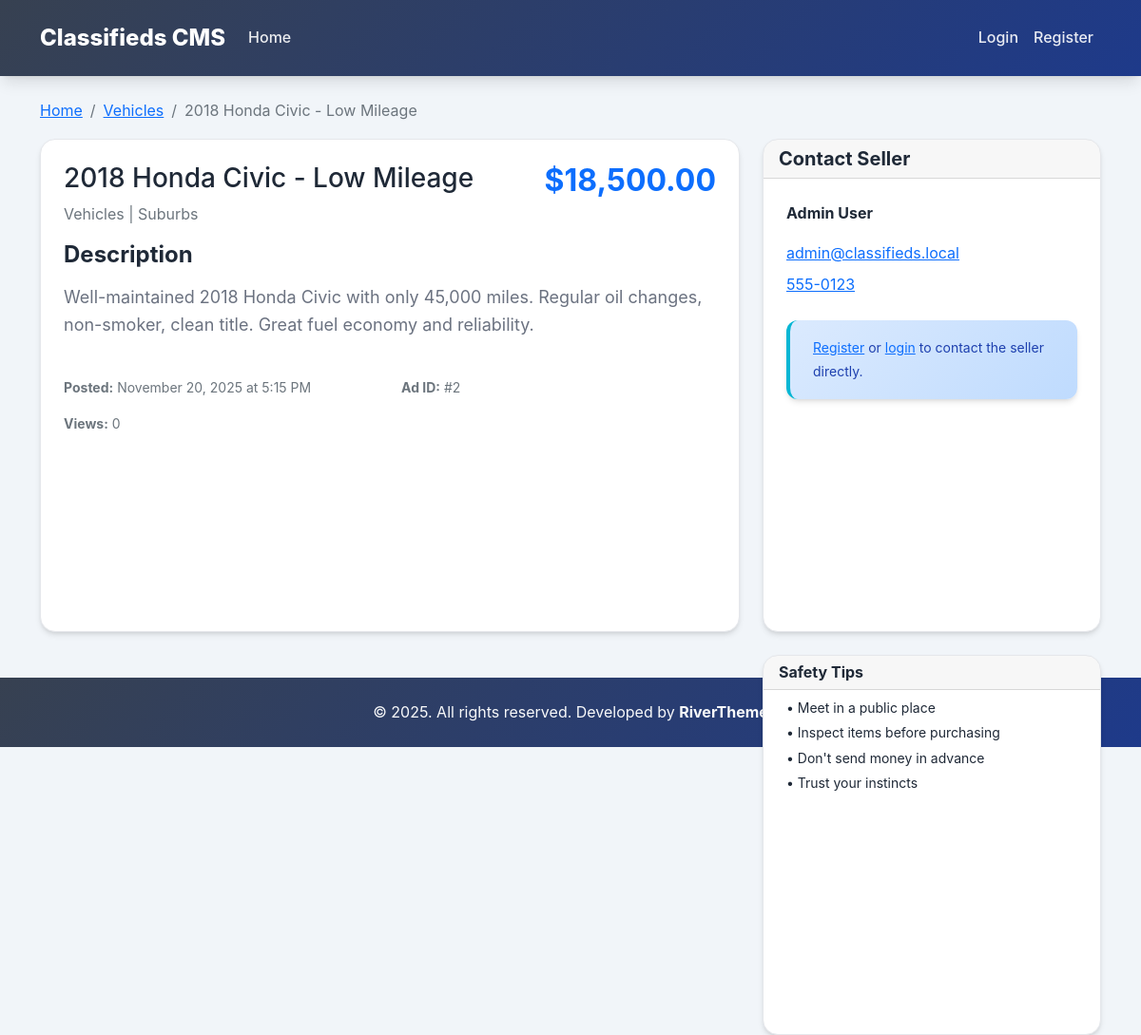
Page /view_ad.php?id=2 on the committed database.
### tables this page shows
CREATE TABLE ads (
    id INT AUTO_INCREMENT PRIMARY KEY,
    user_id INT NOT NULL,
    category_id INT NOT NULL,
    title VARCHAR(200) NOT NULL,
    description TEXT NOT NULL,
    price DECIMAL(10,2),
    location VARCHAR(100),
    contact_email VARCHAR(100),
    contact_phone VARCHAR(20),
    image_filename VARCHAR(255),
    status ENUM('active', 'inactive', 'sold', 'expired') DEFAULT 'active',
    created_at TIMESTAMP DEFAULT CURRENT_TIMESTAMP,
    updated_at TIMESTAMP DEFAULT CURRENT_TIMESTAMP ON UPDATE CURRENT_TIMESTAMP,
    expires_at TIMESTAMP NULL,
    views_count INT DEFAULT 0,
    FOREIGN KEY (user_id) REFERENCES users(id) ON DELETE CASCADE,
    FOREIGN KEY (category_id) REFERENCES categories(id) ON DELETE RESTRICT,
    INDEX idx_user_id (user_id),
    INDEX idx_category_id (category_id),
    INDEX idx_status (status),
    INDEX idx_created_at (created_at),
    INDEX idx_title (title),
    FULLTEXT INDEX idx_search (title, description)
);

CREATE TABLE categories (
    id INT AUTO_INCREMENT PRIMARY KEY,
    name VARCHAR(100) NOT NULL UNIQUE,
    description TEXT,
    created_at TIMESTAMP DEFAULT CURRENT_TIMESTAMP,
    is_active BOOLEAN DEFAULT TRUE,
    INDEX idx_name (name)
);

CREATE TABLE users (
    id INT AUTO_INCREMENT PRIMARY KEY,
    username VARCHAR(50) NOT NULL UNIQUE,
    email VARCHAR(100) NOT NULL UNIQUE,
    password_hash VARCHAR(255) NOT NULL,
    first_name VARCHAR(50) NOT NULL,
    last_name VARCHAR(50) NOT NULL,
    phone VARCHAR(20),
    created_at TIMESTAMP DEFAULT CURRENT_TIMESTAMP,
    updated_at TIMESTAMP DEFAULT CURRENT_TIMESTAMP ON UPDATE CURRENT_TIMESTAMP,
    is_active BOOLEAN DEFAULT TRUE,
    INDEX idx_username (username),
    INDEX idx_email (email)
);

### includes/auth.php (called while the page is built, shortened)
<?php
function isLoggedIn() {
    return isset($_SESSION['logged_in']) && $_SESSION['logged_in'] === true;
}
function getCurrentUser() {
    if (!isLoggedIn()) {
        return null;
    }
    return [
        'id' => $_SESSION['user_id'],
        'username' => $_SESSION['username'],
        'email' => $_SESSION['email'],
        'first_name' => $_SESSION['first_name'],
        'last_name' => $_SESSION['last_name']
    ];
}
?>

### includes/ads.php (called while the page is built, shortened)
<?php
function getAdById($adId, $userId = null) {
    try {
        $pdo = getDBConnection();
        $sql = "
            SELECT a.*, c.name as category_name, u.username, u.first_name, u.last_name
            FROM ads a
            JOIN categories c ON a.category_id = c.id
            JOIN users u ON a.user_id = u.id
            WHERE a.id = ?
        ";
        $params = [$adId];
        $stmt = $pdo->prepare($sql);
        $stmt->execute($params);
        $ad = $stmt->fetch();
        if ($ad && ($userId === null || $ad['user_id'] != $userId)) {
            $updateStmt = $pdo->prepare("UPDATE ads SET views_count = views_count + 1 WHERE id = ?");
            $updateStmt->execute([$adId]);
        }
        return $ad;
    } catch (PDOException $e) {
        error_log("Error fetching ad: " . $e->getMessage());
        return null;
    }
}
?>

### view_ad.php (the view, shortened to what this page needs)
<?php
require_once 'includes/auth.php';
require_once 'includes/ads.php';
$adId = (int)($_GET['id'] ?? 0);
$currentUser = getCurrentUser();
$ad = getAdById($adId);
?>
<!DOCTYPE html>
<html lang="en">
<head>
    <link href="https://cdn.jsdelivr.net/npm/bootstrap@5.1.3/dist/css/bootstrap.min.css" rel="stylesheet">
    <link rel="stylesheet" href="assets/css/style.css">
</head>
<body>
    <nav class="navbar navbar-expand-lg navbar-dark bg-primary">
        <div class="container">
            <a class="navbar-brand" href="index.php">Classifieds CMS</a>
            <div class="collapse navbar-collapse" id="navbarNav">
                <div class="navbar-nav me-auto">
                    <a class="nav-link" href="index.php">Home</a>
                </div>
                <div class="navbar-nav">
                    <?php if ($currentUser): ?>
                        <span class="navbar-text me-3">Welcome, <?php echo htmlspecialchars($currentUser['first_name']); ?>!</span>
                        <a class="nav-link" href="logout.php">Logout</a>
                    <?php else: ?>
                        <a class="nav-link" href="login.php">Login</a>
                        <a class="nav-link" href="register.php">Register</a>
                    <?php endif; ?>
                </div>
            </div>
        </div>
    </nav>
    <div class="container mt-4">
        <nav aria-label="breadcrumb">
            <ol class="breadcrumb">
                <li class="breadcrumb-item"><a href="index.php">Home</a></li>
                <li class="breadcrumb-item"><a href="?category_id=<?php echo $ad['category_id']; ?>"><?php echo htmlspecialchars($ad['category_name']); ?></a></li>
                <li class="breadcrumb-item active"><?php echo htmlspecialchars($ad['title']); ?></li>
            </ol>
        </nav>
        <div class="row">
            <div class="col-lg-8">
                <div class="card">
                    <div class="card-body">
                        <div class="d-flex justify-content-between align-items-start mb-3">
                            <div>
                                <h1 class="h3"><?php echo htmlspecialchars($ad['title']); ?></h1>
                                <p class="text-muted mb-0">
                                    <i class="bi bi-tag"></i> <?php echo htmlspecialchars($ad['category_name']); ?>
                                    <?php if ($ad['location']): ?>
                                        | <i class="bi bi-geo-alt"></i> <?php echo htmlspecialchars($ad['location']); ?>
                                    <?php endif; ?>
                                </p>
                            </div>
                            <?php if ($ad['price']): ?>
                                <div class="text-end">
                                    <h2 class="text-primary mb-0">$<?php echo number_format($ad['price'], 2); ?></h2>
                                </div>
                            <?php endif; ?>
                        </div>
                        <div class="mb-4">
                            <h4>Description</h4>
                            <p class="lead"><?php echo nl2br(htmlspecialchars($ad['description'])); ?></p>
                        </div>
                        <div class="row text-muted small">
                            <div class="col-md-6">
                                <p><strong>Posted:</strong> <?php echo date('F j, Y \a\t g:i A', strtotime($ad['created_at'])); ?></p>
                                <p><strong>Views:</strong> <?php echo $ad['views_count']; ?></p>
                            </div>
                            <div class="col-md-6">
                                <p><strong>Ad ID:</strong> #<?php echo $ad['id']; ?></p>
                            </div>
                        </div>
                    </div>
                </div>
            </div>
            <div class="col-lg-4">
                <div class="card mb-4">
                    <div class="card-header">
                        <h5 class="mb-0">Contact Seller</h5>
                    </div>
                    <div class="card-body">
                        <p><strong><?php echo htmlspecialchars($ad['first_name'] . ' ' . $ad['last_name']); ?></strong></p>
                        <?php if ($ad['contact_email']): ?>
                            <p class="mb-2">
                                <a href="mailto:<?php echo htmlspecialchars($ad['contact_email']); ?>">
                                    <?php echo htmlspecialchars($ad['contact_email']); ?>
                                </a>
                            </p>
                        <?php endif; ?>
                        <?php if ($ad['contact_phone']): ?>
                            <p class="mb-2">
                                <a href="tel:<?php echo htmlspecialchars($ad['contact_phone']); ?>">
                                    <?php echo htmlspecialchars($ad['contact_phone']); ?>
                                </a>
                            </p>
                        <?php endif; ?>
                        <?php if (!$currentUser): ?>
                            <div class="alert alert-info mt-3">
                                <small><a href="register.php">Register</a> or <a href="login.php">login</a> to contact the seller directly.</small>
                            </div>
                        <?php endif; ?>
                    </div>
                </div>
                <div class="card mb-4" style="max-height: 400px;">
                    <div class="card-header py-2">
                        <h6 class="mb-0">Safety Tips</h6>
                    </div>
                    <div class="card-body py-2">
                        <ul class="list-unstyled small mb-0">
                            <li class="mb-1">• Meet in a public place</li>
                            <li class="mb-1">• Inspect items before purchasing</li>
                            <li class="mb-1">• Don't send money in advance</li>
                            <li class="mb-0">• Trust your instincts</li>
                        </ul>
                    </div>
                </div>
            </div>
        </div>
    </div>
    <footer class="bg-dark text-light mt-5 py-4">
        <div class="container">
            <div class="text-center">
                <span>© 2025. All rights reserved. </span>
                <span class="text-light">Developed by </span>
                <a href="https://rivertheme.com" class="text-light text-decoration-none fw-bold text-primary" target="_blank" rel="noopener">RiverTheme</a>
            </div>
        </div>
    </footer>
</body>
</html>

### assets/css/style.css (style rules this page uses)
:root { --primary-color: #1e3a8a; --primary-dark: #1e40af; --primary-light: #3b82f6; --secondary-color: #6b7280; --accent-color: #3b82f6; --success-color: #10b981; --danger-color: #ef4444; --warning-color: #f59e0b; --info-color: #06b6d4; --bg-primary: #f8fafc; --bg-secondary: #f1f5f9; --bg-dark: #374151; --bg-card: #ffffff; --text-primary: #1f2937; --text-secondary: #6b7280; --text-muted: #9ca3af; --text-light: #ffffff; --border-color: #e5e7eb; --border-radius: 12px; --border-radius-lg: 16px; --border-radius-xl: 24px; --shadow-sm: 0 1px 2px 0 rgb(0 0 0 / 0.05); --shadow: 0 4px 6px -1px rgb(0 0 0 / 0.1), 0 2px 4px -2px rgb(0 0 0 / 0.1); --shadow-lg: 0 10px 15px -3px rgb(0 0 0 / 0.1), 0 4px 6px -4px rgb(0 0 0 / 0.1); --shadow-xl: 0 20px 25px -5px rgb(0 0 0 / 0.1), 0 8px 10px -6px rgb(0 0 0 / 0.1); --transition: all 0.3s cubic-bezier(0.4, 0, 0.2, 1); --transition-fast: all 0.15s cubic-bezier(0.4, 0, 0.2, 1); }
* { box-sizing: border-box; }
body { font-family: 'Inter', -apple-system, BlinkMacSystemFont, 'Segoe UI', Roboto, sans-serif; line-height: 1.6; color: var(--text-primary); background-color: var(--bg-secondary); margin: 0; padding: 0; }
h1, h2, h3, h4, h5, h6 { font-weight: 700; line-height: 1.2; margin-bottom: 1rem; }
.lead { font-size: 1.125rem; font-weight: 400; color: var(--text-secondary); }
.navbar { background: linear-gradient(135deg, var(--bg-dark), var(--primary-color)) !important; backdrop-filter: blur(10px); box-shadow: var(--shadow-lg); padding: 1rem 0; }
.navbar-brand { font-weight: 800; font-size: 1.5rem; color: var(--text-light) !important; text-decoration: none; transition: var(--transition); }
.navbar-nav .nav-link { color: rgba(255, 255, 255, 0.9) !important; font-weight: 500; padding: 0.5rem 1rem; border-radius: var(--border-radius); transition: var(--transition); position: relative; }
.card { background: var(--bg-card); border: 1px solid var(--border-color); border-radius: var(--border-radius-lg); box-shadow: var(--shadow); transition: var(--transition); overflow: hidden; height: 100%; }
.card-body { padding: 1.5rem; display: flex; flex-direction: column; height: 100%; }
.alert { border: none; border-radius: var(--border-radius); padding: 1rem 1.5rem; box-shadow: var(--shadow); }
.alert-info { background: linear-gradient(135deg, #dbeafe, #bfdbfe); color: #1e40af; border-left: 4px solid var(--info-color); }
footer { background: linear-gradient(135deg, var(--bg-dark), var(--primary-color)); color: var(--text-light); padding: 3rem 0 1rem; margin-top: 4rem; }
footer a { color: var(--text-secondary); text-decoration: none; transition: var(--transition); }

### rows in the picture
ads: category.name "Vehicles", title "2018 Honda Civic - Low Mileage", location "Suburbs", price "18,500.00", description "Well-maintained 2018 Honda Civic with only 45,000 miles. Regular oil changes, non-smoker, clean title. Great fuel economy and reliability.", created_at "November 20, 2025 at 5:15 PM", views_count "0", id "2", user.last_name "Admin User", contact_email "admin@classifieds.local", contact_phone "555-0123"
